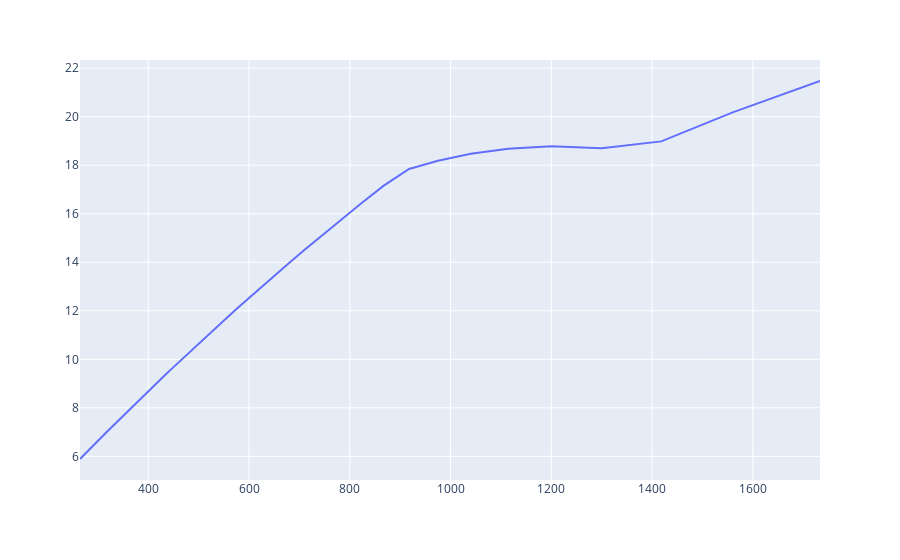
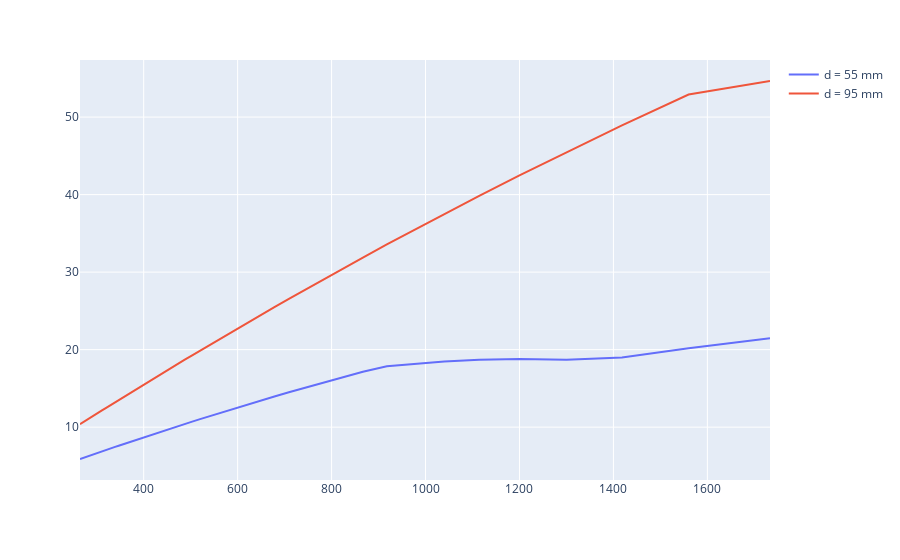
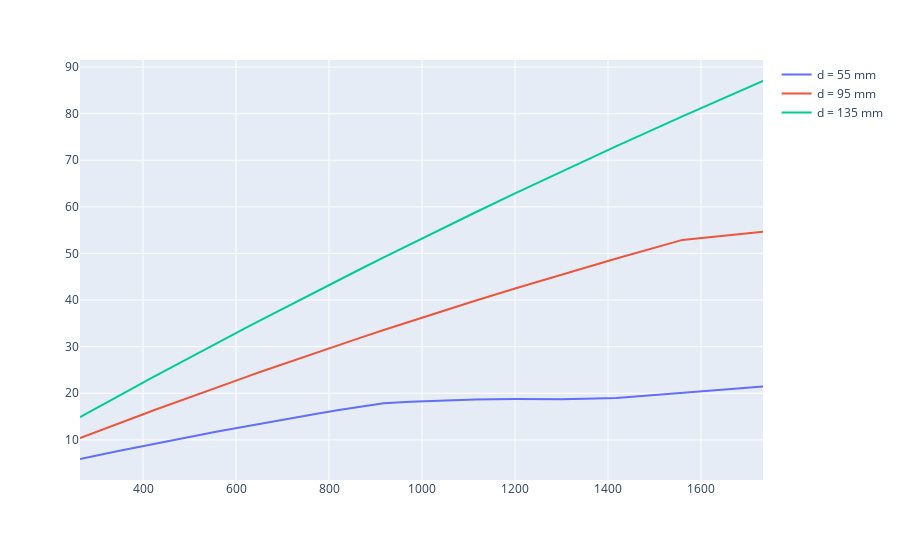
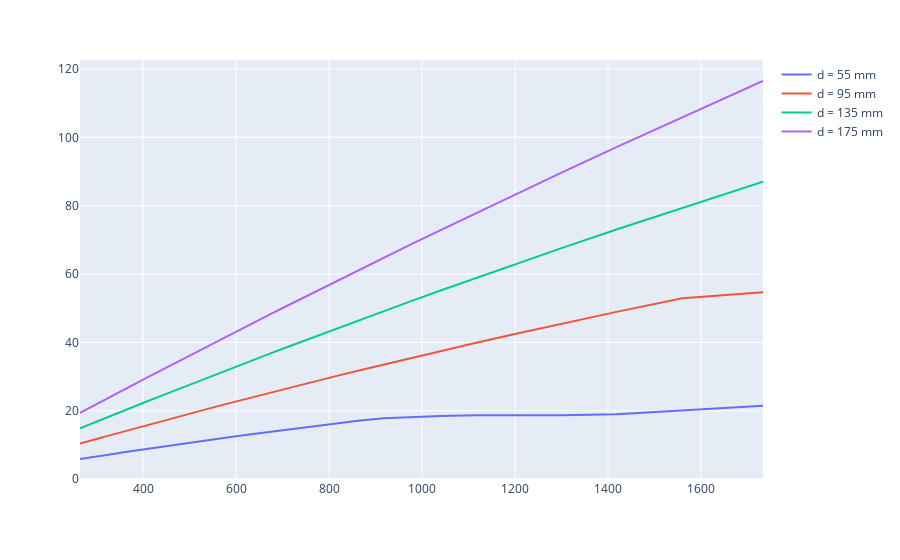

Write notebook code for charts like these, in order.
### Code cell
# Create a graph showing the range in bending capacity for N class steel Areas D = 300
# loop through area steel and loop through d (instead of fc)
fig = px.line()

x, y = {}, {}
for D in range(100,550,40):
    x[D] = []
    y[D] = []
    for spacing in range(45,300,5):
        conc = Concrete(spacing = spacing, ductility = 'N', D=D, cover = 40, diameter = 10, fc=32)
        y[D].append(conc.bending())
        x[D].append(conc.Ast)

    fig.add_trace(go.Scatter(x=x[D],y=y[D], name = "d = "+ str(D - 45) + " mm"))

fig.update_layout(
        title={'text': "Ast Class N Bending Capacity, fc=32", 'x': 0.5},
        title_font_size=24,
        showlegend=True,
        hovermode='x')
fig.update_xaxes(title_text='Ast (mm2/m)')
fig.update_yaxes(title_text='Moment Capacity (kN.m)')

fig.write_image("./var_d_Ast_N.png")
fig.write_html("./var_d_Ast_N.html")
